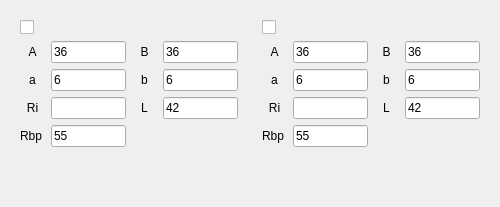
                    <widget class="QWidget" name="w_Expansion" native="true">
                     <layout class="QGridLayout" name="gridLayout_3">
                      <item row="0" column="0">
                       <widget class="QWidget" name="w_Expansion_l" native="true">
                        <property name="styleSheet">
                         <string notr="true">#w_Expansion{
	border-radius: 15px;
}</string>
                        </property>
                        <layout class="QGridLayout" name="gridLayout_30">
                         <item row="2" column="0">
                          <widget class="QLabel" name="label_27">
                           <property name="minimumSize">
                            <size>
                             <width>25</width>
                             <height>0</height>
                            </size>
                           </property>
                           <property name="text">
                            <string>a</string>
                           </property>
                           <property name="alignment">
                            <set>Qt::AlignCenter</set>
                           </property>
                          </widget>
                         </item>
                         <item row="6" column="1">
                          <spacer name="verticalSpacer_3">
                           <property name="orientation">
                            <enum>Qt::Vertical</enum>
                           </property>
                           <property name="sizeHint" stdset="0">
                            <size>
                             <width>20</width>
                             <height>40</height>
                            </size>
                           </property>
                          </spacer>
                         </item>
                         <item row="0" column="0">
                          <widget class="SwitchControl" name="cb_Expansion_l"/>
                         </item>
                         <item row="1" column="1">
                          <widget class="QLineEdit" name="le_A_exp_l">
                           <property name="minimumSize">
                            <size>
                             <width>75</width>
                             <height>0</height>
                            </size>
                           </property>
                           <property name="maximumSize">
                            <size>
                             <width>75</width>
                             <height>16777215</height>
                            </size>
                           </property>
                           <property name="text">
                            <string>36</string>
                           </property>
                          </widget>
                         </item>
                         <item row="2" column="2">
                          <widget class="QLabel" name="label_32">
                           <property name="minimumSize">
                            <size>
                             <width>25</width>
                             <height>0</height>
                            </size>
                           </property>
                           <property name="text">
                            <string>b</string>
                           </property>
                           <property name="alignment">
                            <set>Qt::AlignCenter</set>
                           </property>
                          </widget>
                         </item>
                         <item row="1" column="0">
                          <widget class="QLabel" name="label_29">
                           <property name="maximumSize">
                            <size>
                             <width>25</width>
                             <height>16777215</height>
                            </size>
                           </property>
                           <property name="text">
                            <string>A</string>
                           </property>
                           <property name="alignment">
                            <set>Qt::AlignCenter</set>
                           </property>
                          </widget>
                         </item>
                         <item row="2" column="3">
                          <widget class="QLineEdit" name="le_b_exp_l">
                           <property name="minimumSize">
                            <size>
                             <width>75</width>
                             <height>0</height>
                            </size>
                           </property>
                           <property name="maximumSize">
                            <size>
                             <width>75</width>
                             <height>16777215</height>
                            </size>
                           </property>
                           <property name="text">
                            <string>6</string>
                           </property>
                          </widget>
                         </item>
                         <item row="1" column="2">
                          <widget class="QLabel" name="label_30">
                           <property name="maximumSize">
                            <size>
                             <width>25</width>
                             <height>16777215</height>
                            </size>
                           </property>
                           <property name="text">
                            <string>B</string>
                           </property>
                           <property name="alignment">
                            <set>Qt::AlignCenter</set>
                           </property>
                          </widget>
                         </item>
                         <item row="1" column="3">
                          <widget class="QLineEdit" name="le_B_exp_l">
                           <property name="maximumSize">
                            <size>
                             <width>75</width>
                             <height>16777215</height>
                            </size>
                           </property>
                           <property name="text">
                            <string>36</string>
                           </property>
                          </widget>
                         </item>
                         <item row="2" column="1">
                          <widget class="QLineEdit" name="le_a_exp_l">
                           <property name="minimumSize">
                            <size>
                             <width>75</width>
                             <height>0</height>
                            </size>
                           </property>
                           <property name="maximumSize">
                            <size>
                             <width>75</width>
                             <height>16777215</height>
                            </size>
                           </property>
                           <property name="text">
                            <string>6</string>
                           </property>
                          </widget>
                         </item>
                         <item row="3" column="0">
                          <widget class="QLabel" name="label_33">
                           <property name="text">
                            <string>Ri</string>
                           </property>
                           <property name="alignment">
                            <set>Qt::AlignCenter</set>
                           </property>
                          </widget>
                         </item>
                         <item row="3" column="1">
                          <widget class="QLineEdit" name="le_Ri_exp_l">
                           <property name="maximumSize">
                            <size>
                             <width>75</width>
                             <height>16777215</height>
                            </size>
                           </property>
                           <property name="readOnly">
                            <bool>true</bool>
                           </property>
                          </widget>
                         </item>
                         <item row="3" column="2">
                          <widget class="QLabel" name="label_34">
                           <property name="text">
                            <string>L</string>
                           </property>
                           <property name="alignment">
                            <set>Qt::AlignCenter</set>
                           </property>
                          </widget>
                         </item>
                         <item row="3" column="3">
                          <widget class="QLineEdit" name="le_L_exp_l">
                           <property name="maximumSize">
                            <size>
                             <width>75</width>
                             <height>16777215</height>
                            </size>
                           </property>
                           <property name="text">
                            <string>42</string>
                           </property>
                          </widget>
                         </item>
                         <item row="4" column="0">
                          <widget class="QLabel" name="label_28">
                           <property name="minimumSize">
                            <size>
                             <width>25</width>
                             <height>0</height>
                            </size>
                           </property>
                           <property name="text">
                            <string>Rbp</string>
                           </property>
                          </widget>
                         </item>
                         <item row="4" column="1">
                          <widget class="QLineEdit" name="le_Rbp_l">
                           <property name="minimumSize">
                            <size>
                             <width>75</width>
                             <height>0</height>
                            </size>
                           </property>
                           <property name="maximumSize">
                            <size>
                             <width>75</width>
                             <height>16777215</height>
                            </size>
                           </property>
                           <property name="text">
                            <string>55</string>
                           </property>
                          </widget>
                         </item>
                        </layout>
                       </widget>
                      </item>
                      <item row="0" column="1">
                       <widget class="QWidget" name="w_Expansion_r" native="true">
                        <property name="styleSheet">
                         <string notr="true">#w_Expansion{
	border-radius: 15px;
}</string>
                        </property>
                        <layout class="QGridLayout" name="gridLayout_32">
                         <item row="2" column="0">
                          <widget class="QLabel" name="label_36">
                           <property name="minimumSize">
                            <size>
                             <width>25</width>
                             <height>0</height>
                            </size>
                           </property>
                           <property name="text">
                            <string>a</string>
                           </property>
                           <property name="alignment">
                            <set>Qt::AlignCenter</set>
                           </property>
                          </widget>
                         </item>
                         <item row="6" column="1">
                          <spacer name="verticalSpacer_4">
                           <property name="orientation">
                            <enum>Qt::Vertical</enum>
                           </property>
                           <property name="sizeHint" stdset="0">
                            <size>
                             <width>20</width>
                             <height>40</height>
                            </size>
                           </property>
                          </spacer>
                         </item>
                         <item row="0" column="0">
                          <widget class="SwitchControl" name="cb_Expansion_r"/>
                         </item>
                         <item row="1" column="1">
                          <widget class="QLineEdit" name="le_A_exp_r">
                           <property name="minimumSize">
                            <size>
                             <width>75</width>
                             <height>0</height>
                            </size>
                           </property>
                           <property name="maximumSize">
                            <size>
                             <width>75</width>
                             <height>16777215</height>
                            </size>
                           </property>
                           <property name="text">
                            <string>36</string>
                           </property>
                          </widget>
                         </item>
                         <item row="2" column="2">
                          <widget class="QLabel" name="label_37">
                           <property name="minimumSize">
                            <size>
                             <width>25</width>
                             <height>0</height>
                            </size>
                           </property>
                           <property name="text">
                            <string>b</string>
                           </property>
                           <property name="alignment">
                            <set>Qt::AlignCenter</set>
                           </property>
                          </widget>
                         </item>
                         <item row="1" column="0">
                          <widget class="QLabel" name="label_41">
                           <property name="maximumSize">
                            <size>
                             <width>25</width>
                             <height>16777215</height>
                            </size>
                           </property>
                           <property name="text">
                            <string>A</string>
                           </property>
                           <property name="alignment">
                            <set>Qt::AlignCenter</set>
                           </property>
                          </widget>
                         </item>
                         <item row="2" column="3">
                          <widget class="QLineEdit" name="le_b_exp_r">
                           <property name="minimumSize">
                            <size>
                             <width>75</width>
                             <height>0</height>
                            </size>
                           </property>
                           <property name="maximumSize">
                            <size>
                             <width>75</width>
                             <height>16777215</height>
                            </size>
                           </property>
                           <property name="text">
                            <string>6</string>
                           </property>
                          </widget>
                         </item>
                         <item row="1" column="2">
                          <widget class="QLabel" name="label_42">
                           <property name="maximumSize">
                            <size>
                             <width>25</width>
                             <height>16777215</height>
                            </size>
                           </property>
                           <property name="text">
                            <string>B</string>
                           </property>
                           <property name="alignment">
                            <set>Qt::AlignCenter</set>
                           </property>
                          </widget>
                         </item>
                         <item row="1" column="3">
                          <widget class="QLineEdit" name="le_B_exp_r">
                           <property name="maximumSize">
                            <size>
                             <width>75</width>
                             <height>16777215</height>
                            </size>
                           </property>
                           <property name="text">
                            <string>36</string>
                           </property>
                          </widget>
                         </item>
                         <item row="2" column="1">
                          <widget class="QLineEdit" name="le_a_exp_r">
                           <property name="minimumSize">
                            <size>
                             <width>75</width>
                             <height>0</height>
                            </size>
                           </property>
                           <property name="maximumSize">
                            <size>
                             <width>75</width>
                             <height>16777215</height>
                            </size>
                           </property>
                           <property name="text">
                            <string>6</string>
                           </property>
                          </widget>
                         </item>
                         <item row="3" column="0">
                          <widget class="QLabel" name="label_43">
                           <property name="text">
                            <string>Ri</string>
                           </property>
                           <property name="alignment">
                            <set>Qt::AlignCenter</set>
                           </property>
                          </widget>
                         </item>
                         <item row="3" column="1">
                          <widget class="QLineEdit" name="le_Ri_exp_r">
                           <property name="maximumSize">
                            <size>
                             <width>75</width>
                             <height>16777215</height>
                            </size>
                           </property>
                           <property name="readOnly">
                            <bool>true</bool>
                           </property>
                          </widget>
                         </item>
                         <item row="3" column="2">
                          <widget class="QLabel" name="label_44">
                           <property name="text">
                            <string>L</string>
                           </property>
                           <property name="alignment">
                            <set>Qt::AlignCenter</set>
                           </property>
                          </widget>
                         </item>
                         <item row="3" column="3">
                          <widget class="QLineEdit" name="le_L_exp_r">
                           <property name="maximumSize">
                            <size>
                             <width>75</width>
                             <height>16777215</height>
                            </size>
                           </property>
                           <property name="text">
                            <string>42</string>
                           </property>
                          </widget>
                         </item>
                         <item row="4" column="0">
                          <widget class="QLabel" name="label_46">
                           <property name="minimumSize">
                            <size>
                             <width>25</width>
                             <height>0</height>
                            </size>
                           </property>
                           <property name="text">
                            <string>Rbp</string>
                           </property>
                          </widget>
                         </item>
                         <item row="4" column="1">
                          <widget class="QLineEdit" name="le_Rbp_r">
                           <property name="minimumSize">
                            <size>
                             <width>75</width>
                             <height>0</height>
                            </size>
                           </property>
                           <property name="maximumSize">
                            <size>
                             <width>75</width>
                             <height>16777215</height>
                            </size>
                           </property>
                           <property name="text">
                            <string>55</string>
                           </property>
                          </widget>
                         </item>
                        </layout>
                       </widget>
                      </item>
                     </layout>
                    </widget>
